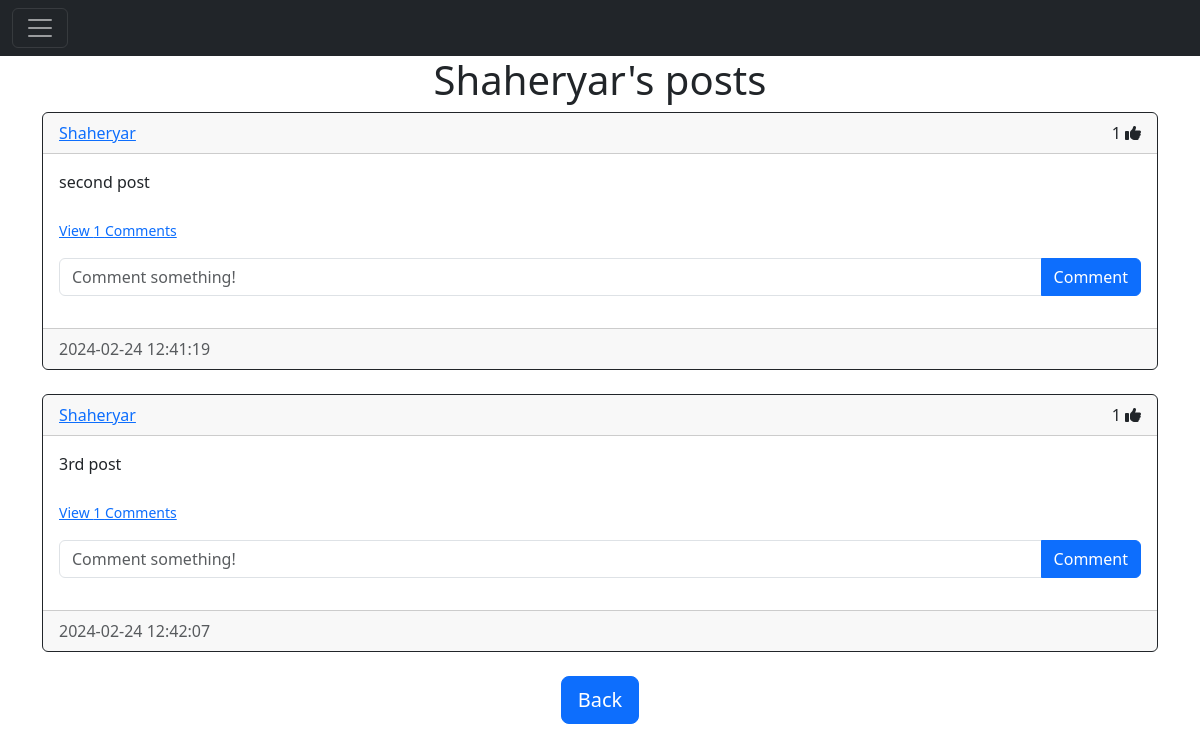
The page /posts/Shaheryar (signed in) on the database its author committed.
### website/models.py (models this page shows)
class User(db.Model, UserMixin):
    id = db.Column(db.Integer, primary_key=True)
    email = db.Column(db.String(150), unique=True)
    username = db.Column(db.String(150), unique=True)
    password = db.Column(db.String(150))
    date_created = db.Column(db.DateTime, default=func.now())
    posts = db.relationship('Post', backref='user', passive_deletes=True)
    comments = db.relationship('Comment', backref='user', passive_deletes=True)
    likes = db.relationship('Like', backref='user', passive_deletes=True)

class Post(db.Model):
    id = db.Column(db.Integer, primary_key=True)
    text = db.Column(db.String, nullable=False)
    date_created = db.Column(db.DateTime, default=func.now())
    author = db.Column(db.Integer, db.ForeignKey(
        'user.id', ondelete="CASCADE"), nullable=False)
    comments = db.relationship('Comment', backref='post', passive_deletes=True)
    likes = db.relationship('Like', backref='post', passive_deletes=True)

### website/views.py (the view)
@views.route("/posts/<username>")
@login_required
def posts(username):
    user = User.query.filter_by(username=username).first()
    if not user:
        flash('No user with that username exists.', category='error')
        return redirect(url_for('views.home'))
    posts = user.posts
    return render_template("posts.html", user=current_user, posts=posts, username=username)

### website/__init__.py (called while the page is built)
def create_app():
    app = Flask(__name__)
    app.config["SECRET_KEY"] = "MY_KEY"
    app.config['SQLALCHEMY_DATABASE_URI'] = f'sqlite:///{DB_NAME}'
    db.init_app(app)
    from .views import views
    from .auth import auth
    app.register_blueprint(views, url_prefix="/")
    app.register_blueprint(auth, url_prefix="/auth")
    from .models import User,Post
    create_database(app)
    print("Here")
    login_manager = LoginManager()
    login_manager.login_view = "auth.signin"
    login_manager.init_app(app)
    @login_manager.user_loader
    def load_user(id):
        return User.query.get(int(id))
    return app

### website/templates/posts.html (shortened to what this page needs)
{% extends "post_div.html" %}  {% block header %} {{username}}'s posts {% endblock %} {% block footer %}
    <div align="center">
      <a href="/home"
        ><button type="button" class="btn btn-primary btn-lg">Back</button></a
      >
    </div>
    {% endblock %}

### website/templates/post_div.html (shortened to what this page needs)
{% extends "base.html" %} {% block title %}Home{% endblock %} {% block content
  %}
  <h1 align="center">{% block header %}Posts{% endblock %}</h1>
  <div id="posts">
    {% for post in posts %}
    <div class="card border-dark">
      <div class="card-header d-flex justify-content-between align-items-center">
        <a href="/posts/{{post.user.username}}">{{post.user.username}}</a>
        <div>
          <span id="likes-count-{{post.id}}">
          {{ post.likes|length }}</span>
          {% if user.id in post.likes|map(attribute="author")|list %}
          <i
            class="fa-solid fa-thumbs-up"
            id="like-button-{{post.id}}"
            onclick="like({{post.id}})"
          ></i>
          {% else %}
          <i
            class="fa-regular fa-thumbs-up"
            id="like-button-{{post.id}}"
            onclick="like({{post.id}})"
          ></i>
          {% endif %}
        </div>
      </div>
      <div class="card-body">
        <div class="card-text">{{post.text}}</div>
        <br />
        <p class="card-text">
          {% if post.comments|length > 0 %}
          <a data-bs-toggle="collapse" href="#comments-{{post.id}}" role="button">
            <small>View {{post.comments|length}} Comments</small>
          </a>
          {% else %}
          <small class="text-muted">No Comments</small>
          {% endif %}
        </p>
        <form
          class="input-group mb-3"
          method="POST"
          action="/create-comment/{{post.id}}"
        >
          <input
            type="text"
            id="text"
            name="text"
            class="form-control"
            placeholder="Comment something!"
          />
          <button type="submit" class="btn btn-primary">Comment</button>
        </form>
      </div>
      <div class="card-footer text-muted">{{post.date_created}}</div>
    </div>
    <br > {% endfor %}
  </div>
  {% block footer %}{% endblock %} {% endblock %}

### website/templates/base.html (shortened to what this page needs)
<!DOCTYPE html>
<html lang="en">
  <head>
    <link
      href="https://cdn.jsdelivr.net/npm/bootstrap@5.3.2/dist/css/bootstrap.min.css"
      rel="stylesheet"
    />
  </head>
  <body>
    <nav class="navbar navbar-expanded-lg navbar-dark bg-dark">
      <div class="container-fluid">
        <button
          class="navbar-toggler"
          type="button"
          data-bs-toggle="collapse"
          data-bs-target="#navbar"
        >
          <span class="navbar-toggler-icon"></span>
        </button>
      </div>
    </nav>
    <div class="container">{% block content%} {% endblock %}</div>
  </body>
</html>

### rows shown on the page
User: username "Shaheryar"
Post: user.username "Shaheryar", likes|length "1", text "second post", comments|length "1", date_created "2024-02-24 12:41:19"
Post: user.username "Shaheryar", likes|length "1", text "3rd post", comments|length "1", date_created "2024-02-24 12:42:07"
